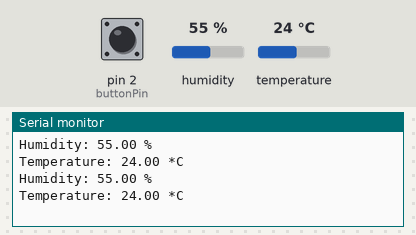
The sketch below on a simulated Arduino Uno, built with avr-gcc and run on an emulated ATmega328P. Shown: the last lines printed to the serial monitor. The inputs (shaded band) are chosen by the test bench; at power-on: humidity 55 %, temperature 24 °C, pin 2 (buttonPin) LOW.

Above: at 2.8 s.
2.9 s: humidity set to 22 %
At 4.8 s:
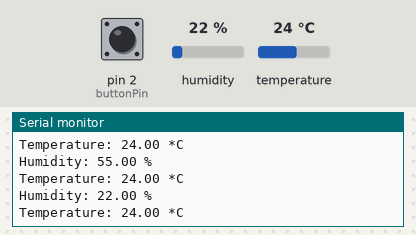
5.4 s: temperature set to 12 °C
At 7.2 s:
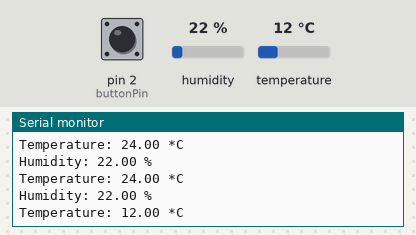
7.9 s: humidity set to 40 %
At 9.6 s:
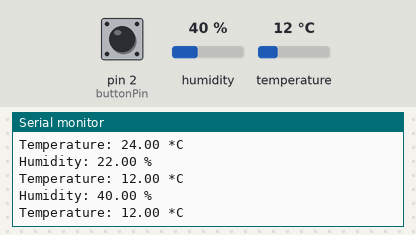
Timing chart, 0 to 11.1 s (numbered marks = the images above; inputs shaded):
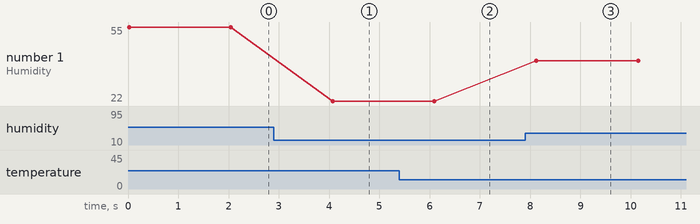

Measured:
- after the input at 2.9 s, the serial monitor: prints a new line after 1.2 s (image 1)
- after the input at 5.4 s, the serial monitor: prints a new line after 0.72 s (image 2)
- after the input at 7.9 s, the serial monitor: prints a new line after 0.22 s (image 3)
- plotted number 1: 55 → 22 after the input at 2.9 s, 22 → 40 after the input at 7.9 s

The sketch:

DHTTemperatureSensor.ino
```cpp
#include <Adafruit_Sensor.h>
#include <DHT.h>
#include <DHT_U.h>
#include <Bounce2.h>

int DHTPIN = 8;
//LED on ESP8266 GPIO2
const int buttonPin = 2;


#define DHTTYPE DHT11   // DHT 22  (AM2302), AM2321
DHT dht(DHTPIN, DHTTYPE);

//create an instance of the bounce class
Bounce myButton = Bounce();

// Connect pin 2 of the sensor to whatever your DHTPIN is

void setup() {
   Serial.begin (9600);
   //initialize the button pin as an input
   pinMode(buttonPin, INPUT);
   pinMode (DHTPIN, OUTPUT);
   dht.begin();
   myButton.attach(buttonPin);
   myButton.interval(5);
}

void loop() {
  //monitor the button
  checkButton();

  // put your main code here, to run repeatedly:
  float h = dht.readHumidity();
  float t = dht.readTemperature();

  Serial.print("Humidity: ");
  Serial.print(h);
  Serial.println(" %\t");
  Serial.print("Temperature: ");
  Serial.print(t);
  Serial.println(" *C ");
  delay(2000);
}

void checkButton(){
   if(myButton.update() && myButton.read() == HIGH){ //update the button and check for HIGH or LOW state

    //on false, the light is off so tell it to turn on and set the internal var to true
//    if(isOn == false){
//      client.publish(lightTopic, "1");
//      isOn = true;
//      Serial.print(isOn);
//    }
//
//    //else (on true), the light is on so tell it to turn off and set the internal var to false
//    else{
//      client.publish(lightTopic, "0");
//      isOn = false;
//     Serial.print(isOn);
//    }
  }
}
```
